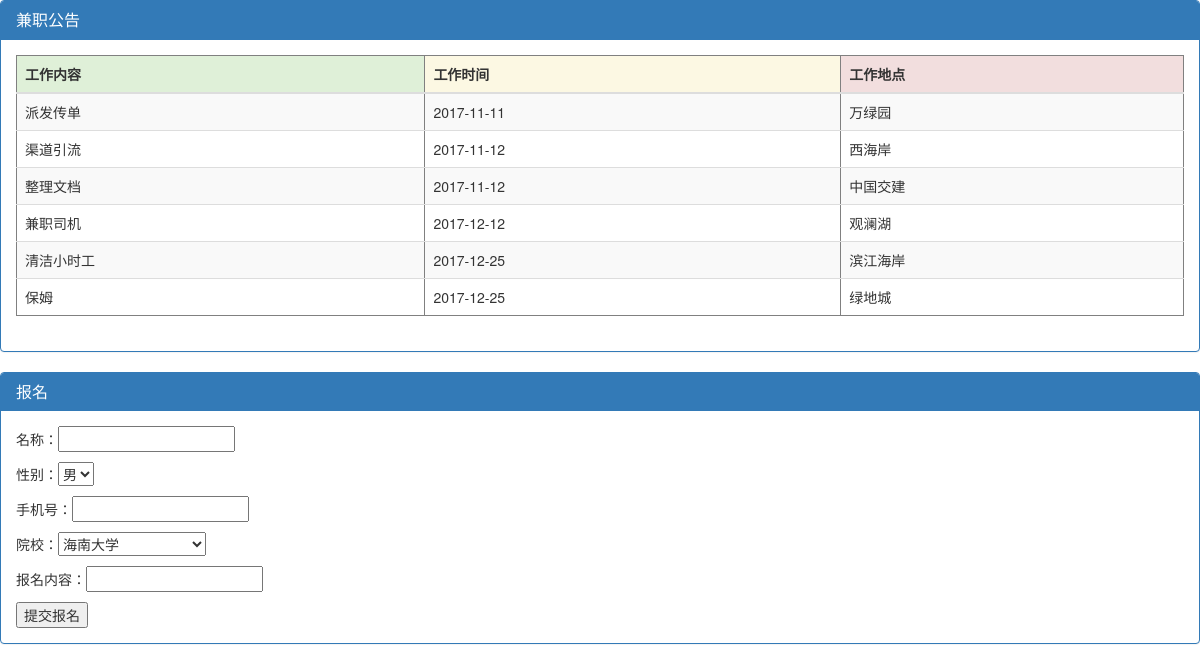
Before: /notic with the older database file.
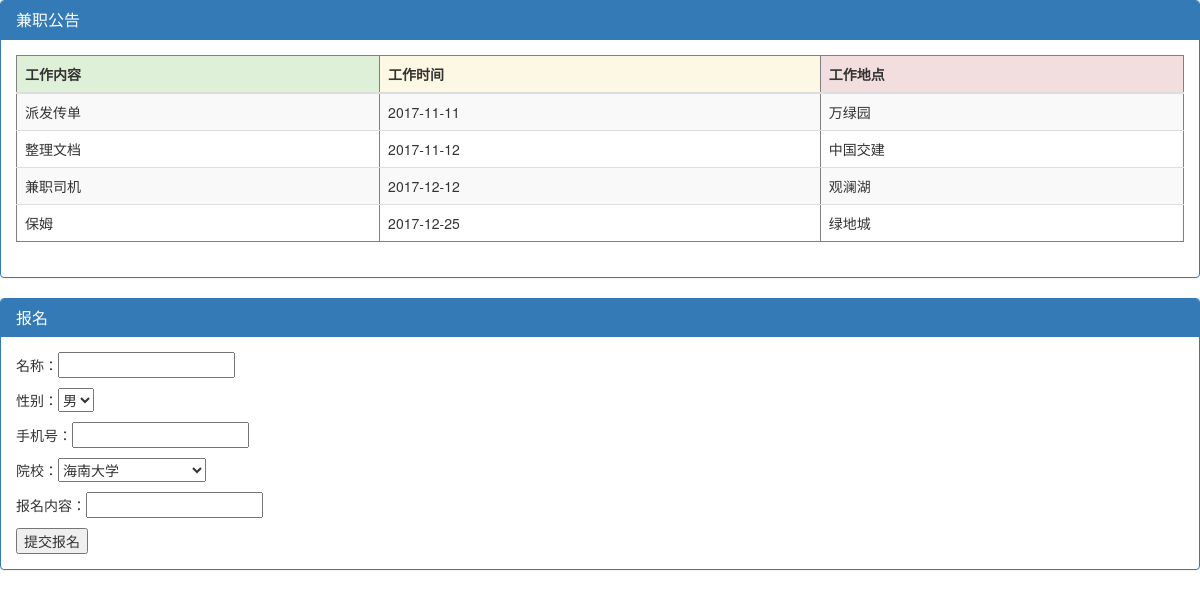
After: the same page with the newer database file.
### learn/models.py (models this page shows, shortened)
class Work(models.Model):
	name = models.CharField(max_length = 128,verbose_name = "名字")
	work_time = models.CharField(max_length = 128,verbose_name = "工作时间")
	work_location= models.CharField(max_length = 128,verbose_name = "工作地点")
	class Meta:
		verbose_name = verbose_name_plural = "兼职公告"

### learn/views.py (the view)
# urls.py: url(r'^notic',learn_views.notic),
def notic(request):
	works = Work.objects.all()
	f_obj = UserInfo()
	if request.method ==  'POST':
		user_obj = UserInfo(request.POST)
		if user_obj.is_valid():
			data = user_obj.clean()
			xls_process(user_obj)
			print data
		else:
			erro_msg = user_obj.errors
			return render(request,'user_list.html',{'obj':user_obj,'errors':erro_msg})
	return render(request, 'notic.html', context={'notices': works,'obj':f_obj})

### learn/forms.py
class UserInfo(forms.Form):
	SEX_LIST =(
		('男','男'),
		('女','女'),
	)
	SCHOOL_LIST =(
		('海南大学','海南大学'),
		( '海南医学院', '海南医学院'),
		('海南外国语职业学院', '海南外国语职业学院'),
		('海南经济贸易学院', '海南经济贸易学院'),
	)
	name = forms.CharField()
	sex = forms.CharField(
		widget =  forms.Select(choices=SEX_LIST)
	)
	phone = forms.CharField()
	school = forms.CharField(
		widget =  forms.Select(choices=SCHOOL_LIST)
	)
	content = forms.CharField()

### templates/notic.html (shortened to what this page needs)
<!DOCTYPE html>
<html>
    <head>
         <link rel="stylesheet" href="http://cdn.bootcss.com/bootstrap/3.3.4/css/bootstrap.min.css">
    </head>
    <body>
           <div class="panel panel-primary">
           	    <div class="panel-heading">
		            <h3 class="panel-title">兼职公告</h3>
	            </div>
           	    <div class="panel-body">
	            <table border="1" class="table table-striped table-hover">
                    <thead>
                        <tr class="active">
                                <th class="success">工作内容</th>
                                <th class="warning">工作时间</th>
                                <th class="danger">工作地点</th>
                        </tr>
                    </thead>
                    <tbody>
                        {% for t in notices %}
                        <tr >
                        <td >{{ t.name }} </td>
                        <td >{{ t.work_time}}</td>
                        <td > {{ t.work_location }}</td>
                        </tr>
                        {% endfor %}
                    </tbody>
                </table>
                </div>
           </div>
    <div class="panel panel-primary">
        <div class="panel-heading">
                <h3 class="panel-title">报名</h3>
        </div>
        <div class="panel-body">
        <form action="/notic/" method="post" class="form-horizontal">
            <p>名称：{{obj.name}}<span>{{errors.name}}</p>
            <p>性别：{{obj.sex}}<span>{{errors.sex}}</p>
            <p>手机号：{{obj.phone}}<span>{{errors.phone}}</p>
            <p>院校：{{obj.school}}<span>{{errors.school}}</p>
            <p>报名内容：{{obj.content}}<span>{{errors.content}}</p>
            <input type="submit" value="提交报名">
        </form>
        </div>
    </div>
    </body>
</html>

Changed rows visible on the page:
removed Work: name "渠道引流", work_time "2017-11-12", work_location "西海岸"
removed Work: name "清洁小时工", work_time "2017-12-25", work_location "滨江海岸"
